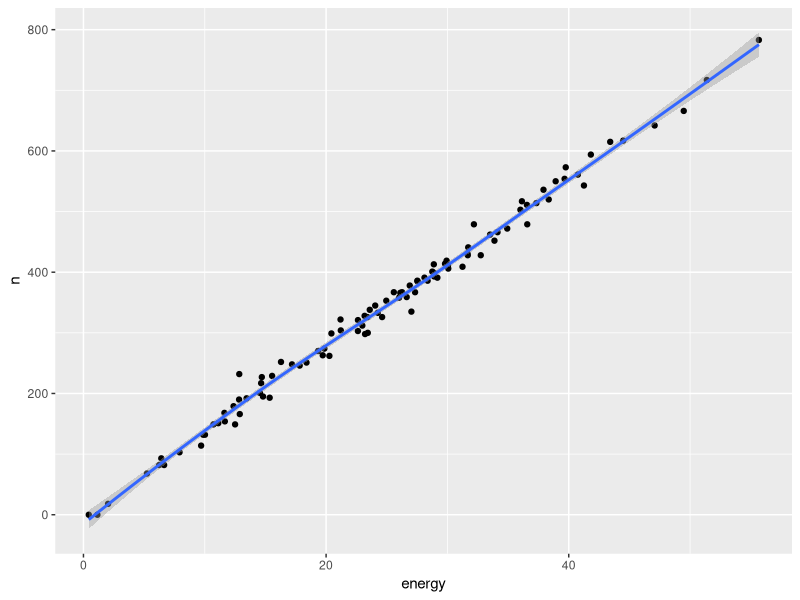
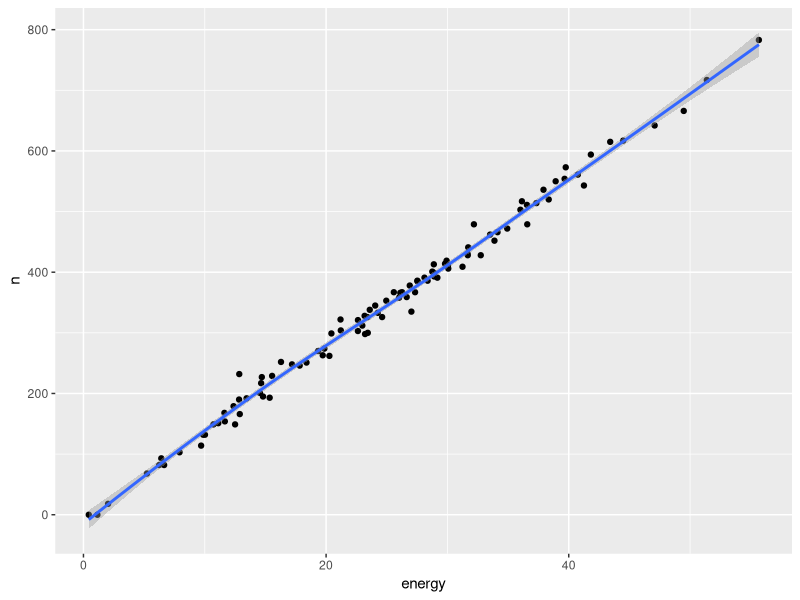
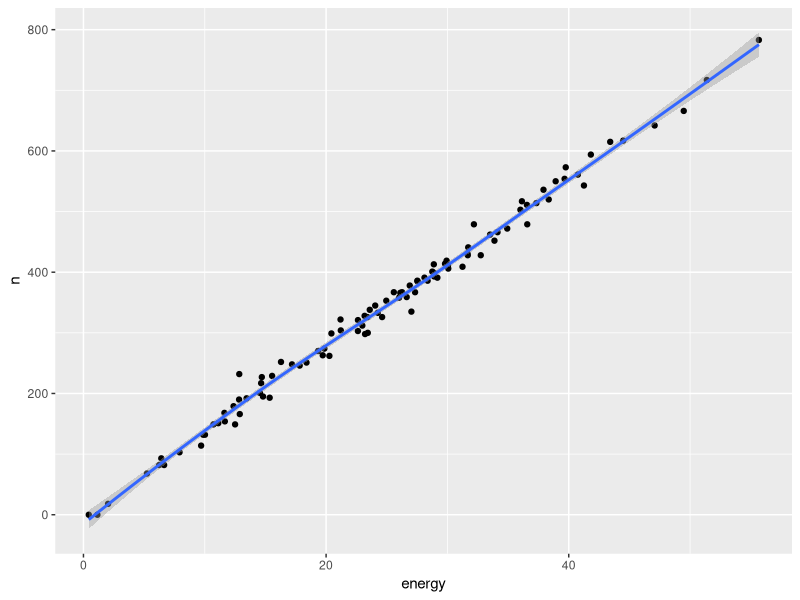
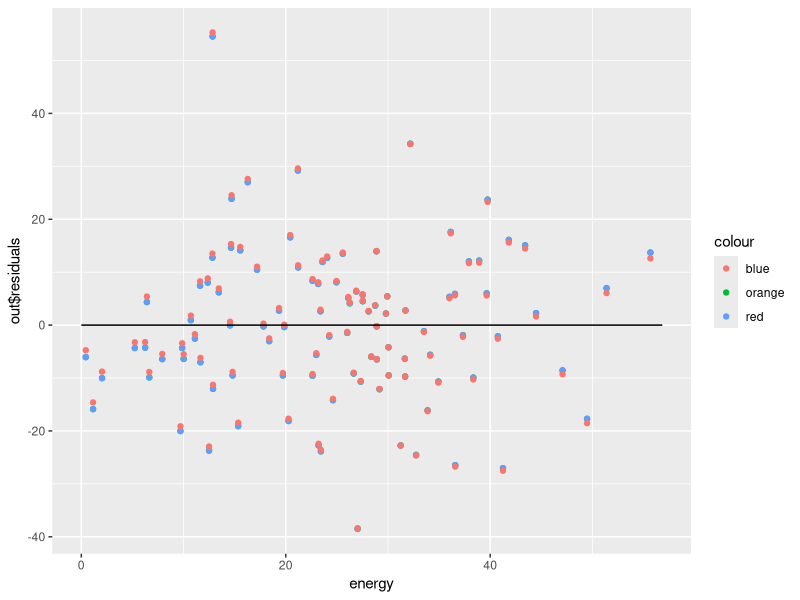

The R source for these figures, in order:
## ---- chunk 1
require(sampling)
require(survey)
require(dplyr)
require(ggplot2)
## ---- chunk 2
set.seed(11)
coffees <- round(rpois(1000,350)+rnorm(100,0,sd=150))
coffees[coffees<0] <- 0
# and energy use
energy <- 0.072*coffees+rnorm(n=1000,mean=0,sd=1)
energy[energy<0] <- 0
coffeedata <- as.data.frame(cbind(coffees,energy))
names(coffeedata) <- c("n","energy")
## ---- chunk 3
set.seed(11)
coffeedata$srs <- srswor(100,nrow(coffeedata))
coffee <- subset(coffeedata, srs==1)

coffee$fpc <- 1000
srsdesign <-svydesign(ids=~1,fpc=~fpc,data=coffee)

svymean(~n, design=srsdesign) # se =15.415)
# or estimate the confidence interval directly
confint(svymean(~n, design=srsdesign)) #[312.237;372.663]
## ---- chunk 4
ggplot(coffee,aes(y=n, x=energy))+
         geom_point()+
         geom_smooth()
## ---- chunk 5
#answer: looks great!
## ---- chunk 6
# estimate the ratio betwen energy/n
ratio <- svyratio(~n,~energy, design=srsdesign)
# what is this ratio?
print(ratio) # with 1 KwH of energy, 13.81 coffees are made on average
## ---- chunk 7
# With the ratio0-estimator we will predict for every case in our population, 
# based on a covariate x (energy) what the value of the dependent variable y (n) is.
# I am creating a new predicted population for this, 
# where I delete the values for all cases that I did not sample.
predictedpop <-coffeedata
predictedpop$n[predictedpop$srs!=1] <- NA
## ---- chunk 8
# We here now use the predict value, which takes the output of a regression model (below:"ratio")
# and then we multiply these coefficients with the values of our covariate (energy) 
# to estimate the mean on y (n coffees)
# the "total" command is used in the predict() function to predict a new variable
predict(ratio, total=mean(predictedpop$energy))
# we can also manually get to this mean by taking the ratio * mean(x)
ratio[[1]] * mean(coffeedata$energy)

## ---- chunk 9
# answer: and the standard error = only 1.35, see below, compared to # se =15.4 with an SRS!
## ---- chunk 10
# what about bias in SRS?
mean(coffee$n)-mean(coffeedata$n) # -.91
# MSE srs:
-.916^2 + 15.415 # no bias, but large variance (se)


# bias in ratio-estimator
bias <- predict(ratio, total=mean(predictedpop$energy))[[1]] -mean(coffeedata$n) 
print(bias) # bias in the ratio estimator = -2. So there is some bias in the ratio estimator

#and the  MSE for the  ratio estimator:
bias^2 + predict(ratio, total=mean(predictedpop$energy))[[2]]

# MSE is largely caused by bias in the ratio estimator, but still smaller than with an SRS
## ---- chunk 11
 # why?
summary(glm(n~energy, data=coffee))
## ---- chunk 12
# there is bias in the ratio estimator because the intercept is not 0!
# you could have spotted this if you had zoomed in on the intercept in the scatterplot
 ggplot(coffee,aes(y=n, x=energy))+
         geom_point()+
         geom_smooth()
# the regression line should cross the origin at (0,0), but it does not
# even when a machine does not produce coffee, there is still some energy being used, 
# likely for being on standby
## ---- chunk 13
# We typically know the size of a cluster, both in terms of the # of people, and size of landmass
# At the same time: the size of a cluster is often related to all kinds of things you can count. Eg.:

# when you think of population size:
# demographic events, like the total # of newborns, marriages, deaths
# other events, like hospitalizations, crime, houses sold, etc.

# when you think of area size
# counts of plants, animals
# agricultural production.


# we can also estimate the total for the number of coffees drunk; this is simply the mean (and standard error) * 100
svytotal(~n, design=srsdesign) # se =15415
# or the confidence interval
confint(svytotal(~n, design=srsdesign)) #[312237;372663]
## ---- chunk 14
set.seed(11)
coffeedata$srs <- srswor(100,nrow(coffeedata))
coffee <- subset(coffeedata, srs==1)

# specify population size and survey design object
coffee$fpc <- 1000
srsdesign <-svydesign(ids=~1,fpc=~fpc,data=coffee)
 
svymean(~n, design=srsdesign) # se =15415
# or the confidence interval
confint(svymean(~n, design=srsdesign)) #[312237;372663]
## ---- chunk 15
# create a new dataset, without n as dependent variable
predicted <-coffeedata
# I am deleting the true coffee here for the machines not in the survey
predicted$n[predicted$srs!=1] <- NA 

# estimate the ratio
ratio <- svyratio(~n,~energy, design=srsdesign)
# what is this ratio?
print(ratio) # with 1 KwH 13.81 coffees are made on average

#below, we take the sum(energy-values * ratio estimator)
predict(ratio, total=mean(predicted$energy)) 

# and store the results as an object
meancoffeeratio <- predict(ratio, total=mean(predicted$energy))[[1]]
meancoffeeratio - mean(coffeedata$n) # -2.103, there seems to be a bit of bias. Again, machines that don't make coffee still use some energy
## ---- chunk 16
 ggplot(coffeedata[coffeedata$srs==1,],aes(y=n, x=energy))+
         geom_point()+
         geom_smooth()
## ---- chunk 17
# first we fit a regression model without an intercept (the 0 is therefore included)
# note we still tell R to estimate this model under the srs sampling design
out <- svyglm(n~ 0 + energy,design=srsdesign)
print(out$coefficients) # show the regression coefficient. (very similar to our ratio estimator)
# comparison
print(ratio)
# the reason for the small difference between the ratio and regression coefficient? 
# We have forced the regression line through the origin now! 
# but the difference really is tiny, 
# and we can probably live with the small bias in the ratio estimator.
## ---- chunk 18
# we will now add a predicted n (coffee) to the new dataset 
# that multiplies the values on ' energy'  with the regression coefficent
predicted$predregr <- predict(out,newdata=predicted, total=mean(coffeedata$n))
mean(predicted$predregr) 
# or by hand
mean(coffeedata$energy)*out$coefficients

# difference with the ratio estimator:
mean(predicted$predregr) - meancoffeeratio #last object here was the mean using ratio-estimation
# there is a very small difference
## ---- chunk 19
# first we fit a normal lm function, all the rest is copied from the earlier regression model.
out2 <- lm(n~ 0 + energy,data=coffee)
print(out2$coefficients) # same regression as with svyglm
# and we are adding a new column to our data with the newly predicted values
predicted$predregr2 <- predict(out2,newdata=predicted, total=mean(coffeedata$n))
mean(predicted$predregr2) #341.49 = same

# the predict() function includes a handy way to calculate 
# standard errors following the "Delta"  method:

# here: Taylor series expansion (see also Fundamentals course), 
# that you can get by adding "se=T" and then ask for the residual
# the reason we need Taylor series is (like the Hurvitz Thompson estimator) 
# we are using *the individual* predicted values
predict(out2,newdata=predicted, total=mean(coffeedata$energy),se=T)$residual.scale
# se= 14.33, which is much larger than the ratio estimate

## ---- chunk 20
#The regression and ratio estimators do get to slightly different results for the population mean, but the standard error is very different: 
#ratio:       se= 1.35
#regression:  se= 14.33

# The regression-based estimator is more than 10 times as large (quite similar to se in SRS actually)
# WHY? (we will return to this in question 5)

## ---- chunk 21
out3 <- lm(n~energy,data=coffee) # left out the 0
print(out3$coefficients)
predicted$predregr3 <- predict(out3,newdata=predicted, total=mean(coffeedata$n))
mean(predicted$predregr3) #341.251
# or by hand
mean(coffeedata$energy)*out3$coefficients
# the mean is more or less the same as with the other estimator
predict(out3,newdata=predicted, total=mean(coffeedata$energy),se=T)$residual.scale
# standard error has actually increased slightly

# the models are about the same
## ---- chunk 22
# plot the residuals
ggplot(predicted, aes(x=energy))+
  geom_point(data=out, aes(y=out$residuals, colour="orange"))+ # ratio model
  geom_point(data=out2, aes(y=out2$residuals, colour="red"))+ # regression model with 0 intercept
  geom_point(data=out3, aes(y=out3$residuals, colour="blue"))+ # with an intercept
  geom_line(y=0) # this is the regression line
## ---- chunk 23
# the square root of the squared deviations from the regression line is about 14
## ---- chunk 24
coffeedata$age <- out3$residual/4  + 10
coffeedata$brand <- round((out$residual+rnorm(1000,mean=45,sd=8))/28)
coffeedata$brand[coffeedata$brand==4] <- 0
coffeedata$brand <- as.factor(coffeedata$brand)
levels(coffeedata$brand) <- c("maas","bravilor","nescafe","douwe egberts")

# selecting the sample: arrange by energy (lo:hi), take the last 100 observations (slice_tail) and delete the coffee variable
biasedsample <- coffeedata %>%
  arrange(energy)%>%
  slice_tail(n=100)%>%
  mutate(srs=NULL)
## ---- chunk 25
table(coffeedata$brand) 
mean(coffeedata$age) # 10 years old
mean(coffeedata$energy) #24.71 KwH energy use
## ---- chunk 26
out4 <- lm(n ~ energy+age+brand,data=biasedsample)
summary(out4)
# note that we now use multiple predictors and need to 
predicted$predregr4 <- predict(out4,total=mean(coffeedata$n))

mean(predicted$predregr4) #342.7826
predict(out4,total=mean(coffeedata$n),se=T)$residual.scale
# the se becomes slightly smaller, the mean is about the same.
## ---- chunk 27
# we apparently were able to estimate the regression coefficient correctly for the population, even though
# we were using a biased sample

# Model-based estimation thus has very different assumptions:
# 1. your model needs to have good explanatory power (to get a precise estimator).
# 2. your model needs to be correctly specified (to avoid bias)
# 3. the model in your sample needs to work in the same way as it does in the population

# and for it to work, you need to have some information about the populations (means, proportions) 
# for the variables that you use as covariates in your model
